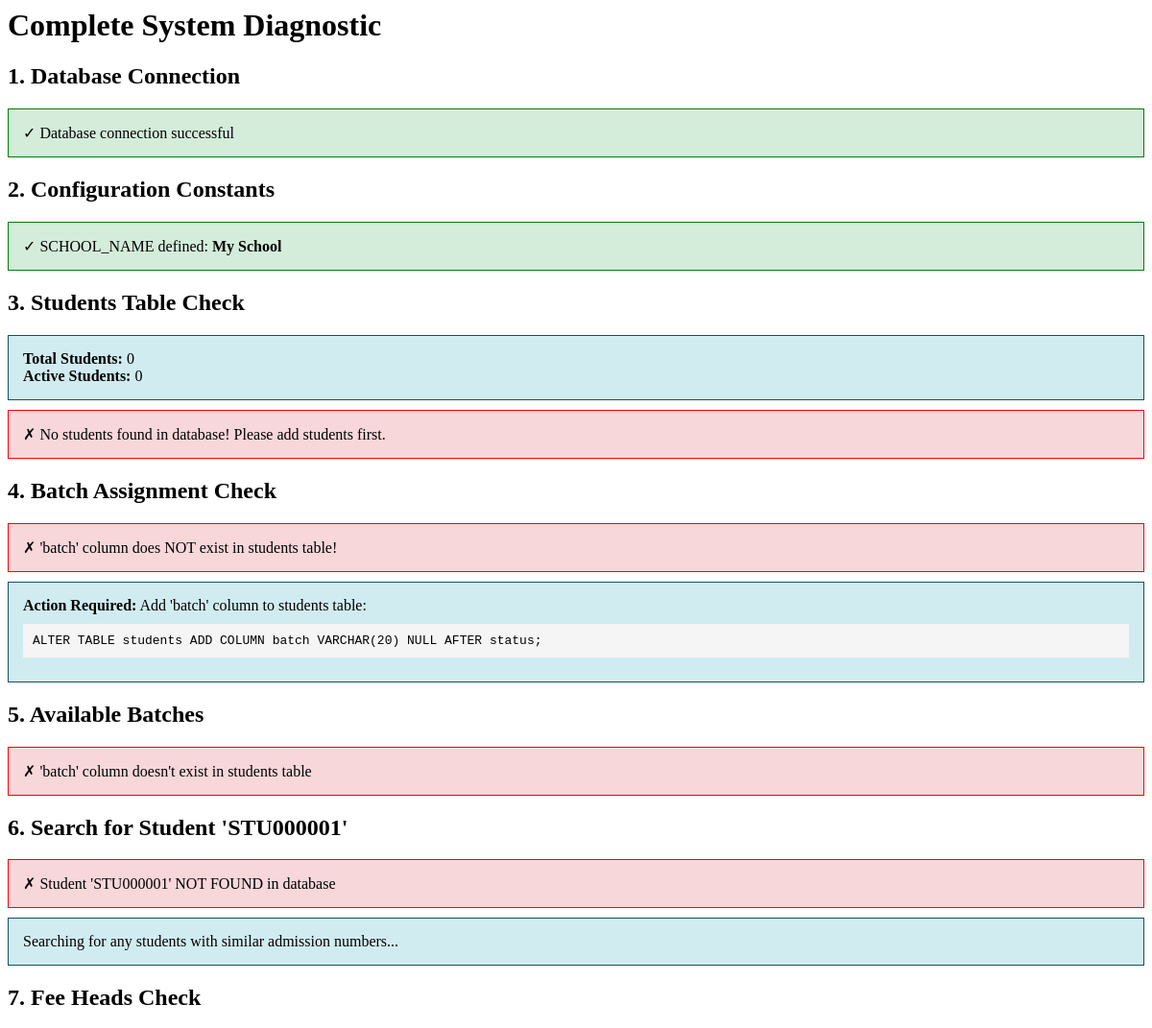
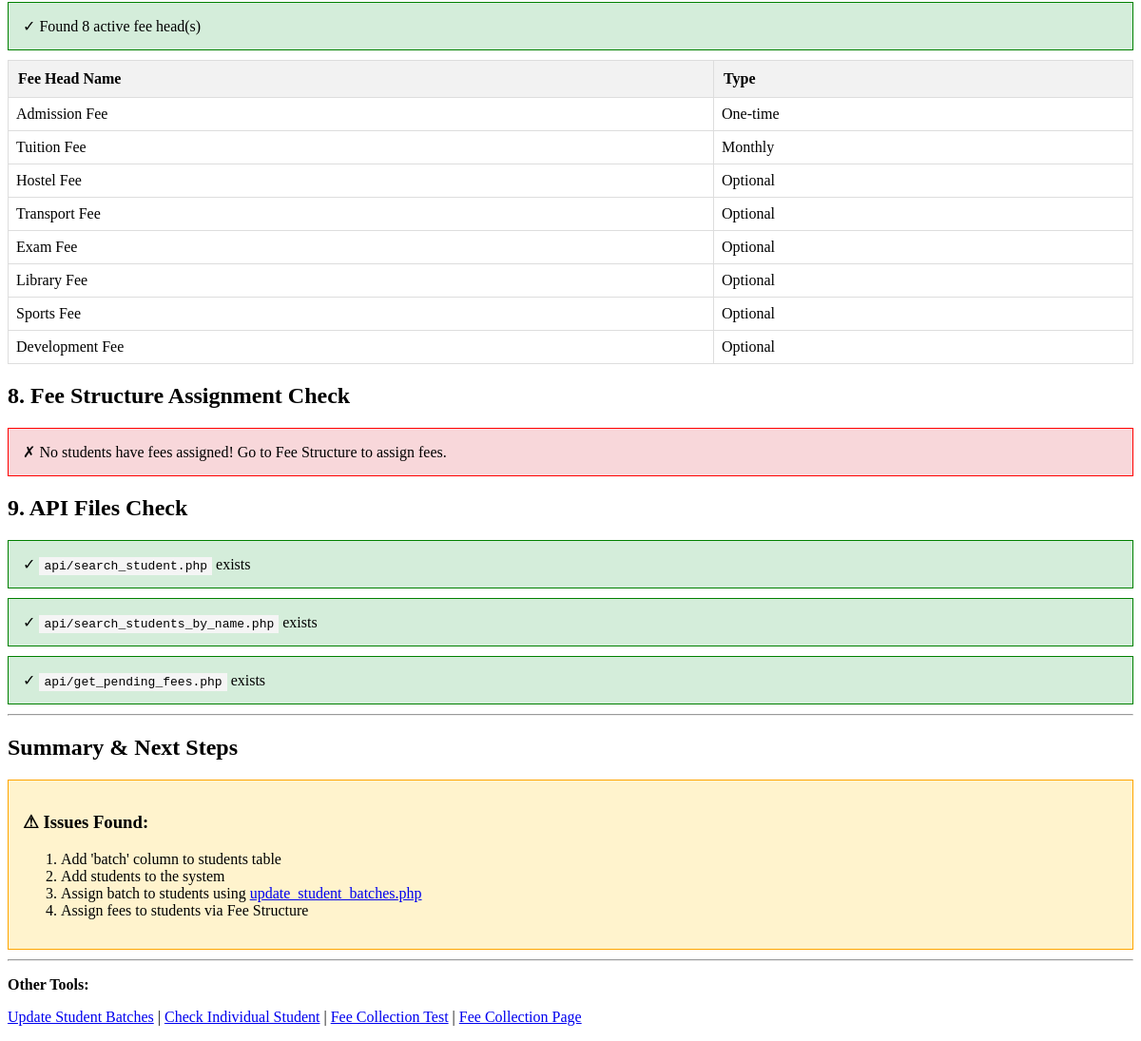
The app's page /full_diagnostic.php (signed in) with its own data (2 pictures, top to bottom).
### tables this page shows
CREATE TABLE `fee_heads` (
  `fee_head_id` int(11) NOT NULL AUTO_INCREMENT,
  `fee_head_name` varchar(100) NOT NULL,
  `fee_type` enum('One-time','Monthly','Optional') NOT NULL,
  `is_active` tinyint(1) NOT NULL DEFAULT 1,
  `display_order` int(11) DEFAULT 0,
  `created_at` timestamp NOT NULL DEFAULT CURRENT_TIMESTAMP,
  PRIMARY KEY (`fee_head_id`)
);

### full_diagnostic.php (the view, shortened to what this page needs)
<?php
require_once 'config/config.php';
echo "<h1>Complete System Diagnostic</h1>";
echo "<h2>1. Database Connection</h2>";
try {
    $conn = getDbConnection();
    if ($conn) {
        echo "<div class='success'>✓ Database connection successful</div>";
    }
} catch (Exception $e) {
    echo "<div class='error'>✗ Database connection failed: " . $e->getMessage() . "</div>";
    exit();
}
echo "<h2>2. Configuration Constants</h2>";
if (defined('SCHOOL_NAME')) {
    echo "<div class='success'>✓ SCHOOL_NAME defined: <strong>" . SCHOOL_NAME . "</strong></div>";
} else {
    echo "<div class='error'>✗ SCHOOL_NAME not defined in config.php</div>";
}
echo "<h2>3. Students Table Check</h2>";
try {
    $totalStudents = $conn->query("SELECT COUNT(*) as count FROM students")->fetch_assoc();
    $activeStudents = $conn->query("SELECT COUNT(*) as count FROM students WHERE status = 'Active'")->fetch_assoc();
    echo "<div class='info'>";
    echo "<strong>Total Students:</strong> " . $totalStudents['count'] . "<br>";
    echo "<strong>Active Students:</strong> " . $activeStudents['count'];
    echo "</div>";
    if ($totalStudents['count'] == 0) {
        echo "<div class='error'>✗ No students found in database! Please add students first.</div>";
    } else {
        echo "<div class='success'>✓ Students table has data</div>";
    }
} catch (Exception $e) {
    echo "<div class='error'>✗ Error querying students: " . $e->getMessage() . "</div>";
}
echo "<h2>4. Batch Assignment Check</h2>";
try {
    $columnsResult = $conn->query("SHOW COLUMNS FROM students LIKE 'batch'");
    if ($columnsResult && $columnsResult->num_rows > 0) {
        echo "<div class='success'>✓ 'batch' column exists in students table</div>";
        $query1 = $conn->query("SELECT COUNT(*) as count FROM students WHERE batch IS NOT NULL AND batch != ''");
        $query2 = $conn->query("SELECT COUNT(*) as count FROM students WHERE batch IS NULL OR batch = ''");
        if ($query1 && $query2) {
            $studentsWithBatch = $query1->fetch_assoc();
            $studentsWithoutBatch = $query2->fetch_assoc();
            echo "<div class='info'>";
            echo "<strong>Students WITH batch:</strong> " . $studentsWithBatch['count'] . "<br>";
            echo "<strong>Students WITHOUT batch:</strong> " . $studentsWithoutBatch['count'];
            echo "</div>";
            if ($studentsWithoutBatch['count'] > 0) {
                echo "<div class='warning'>⚠ " . $studentsWithoutBatch['count'] . " students need batch assignment</div>";
                echo "<div class='info'>";
                echo "<strong>Action Required:</strong><br>";
                echo "1. Visit <a href='update_student_batches.php' style='color: blue; text-decoration: underline;'>update_student_batches.php</a><br>";
                echo "2. Click the button to assign batch '2024-2025' to all students<br>";
                echo "3. Return here to re-run this diagnostic";
                echo "</div>";
            } else {
                echo "<div class='success'>✓ All students have batch assigned</div>";
            }
        } else {
            echo "<div class='error'>✗ Query failed: " . $conn->error . "</div>";
        }
    } else {
        echo "<div class='error'>✗ 'batch' column does NOT exist in students table!</div>";
        echo "<div class='info'>";
        echo "<strong>Action Required:</strong> Add 'batch' column to students table:<br>";
        echo "<code style='display: block; background: #f5f5f5; padding: 10px; margin: 10px 0;'>";
        echo "ALTER TABLE students ADD COLUMN batch VARCHAR(20) NULL AFTER status;";
        echo "</code>";
        echo "</div>";
    }
} catch (Exception $e) {
    echo "<div class='error'>✗ Error checking batches: " . $e->getMessage() . "</div>";
}
echo "<h2>5. Available Batches</h2>";
try {
    $columnsResult = $conn->query("SHOW COLUMNS FROM students LIKE 'batch'");
    if ($columnsResult && $columnsResult->num_rows > 0) {
        $batchesResult = $conn->query("SELECT DISTINCT batch FROM students WHERE batch IS NOT NULL AND batch != '' ORDER BY batch DESC");
        if ($batchesResult && $batchesResult->num_rows > 0) {
            echo "<div class='success'>";
            echo "✓ Found " . $batchesResult->num_rows . " batch(es):<br>";
            while ($row = $batchesResult->fetch_assoc()) {
                echo "- <strong>" . htmlspecialchars($row['batch']) . "</strong><br>";
            }
            echo "</div>";
        } else {
            echo "<div class='error'>✗ No batches found! Batch dropdown will be empty.</div>";
            echo "<div class='info'>Students need batch values assigned. Use <a href='update_student_batches.php'>update_student_batches.php</a></div>";
        }
    } else {
        echo "<div class='error'>✗ 'batch' column doesn't exist in students table</div>";
    }
} catch (Exception $e) {
    echo "<div class='error'>✗ Error: " . $e->getMessage() . "</div>";
}
echo "<h2>6. Search for Student 'STU000001'</h2>";
try {
    $stmt = $conn->prepare("SELECT * FROM students WHERE admission_no = ?");
    $admNo = 'STU000001';
    $stmt->bind_param('s', $admNo);
    $stmt->execute();
    $result = $stmt->get_result();
    $student = $result->fetch_assoc();
    if ($student) {
        echo "<div class='success'>";
        echo "✓ Student <strong>STU000001</strong> EXISTS!<br><br>";
        echo "<table>";
        echo "<tr><th>Field</th><th>Value</th></tr>";
        echo "<tr><td>Student ID</td><td>" . $student['student_id'] . "</td></tr>";
        echo "<tr><td>Admission No</td><td>" . htmlspecialchars($student['admission_no']) . "</td></tr>";
        echo "<tr><td>Name</td><td>" . htmlspecialchars($student['student_name']) . "</td></tr>";
        echo "<tr><td>Status</td><td><strong>" . htmlspecialchars($student['status']) . "</strong></td></tr>";
        echo "<tr><td>Batch</td><td>" . htmlspecialchars($student['batch'] ?? '<span style="color: red;">NULL</span>') . "</td></tr>";
        echo "<tr><td>Class ID</td><td>" . $student['class_id'] . "</td></tr>";
        echo "<tr><td>Section ID</td><td>" . $student['section_id'] . "</td></tr>";
        echo "</table>";
        echo "</div>";
        if ($student['status'] != 'Active') {
            echo "<div class='error'>✗ Student status is '" . $student['status'] . "' - must be 'Active' to appear in search!</div>";
        }
        if (empty($student['batch'])) {
            echo "<div class='warning'>⚠ Student has no batch assigned</div>";
        }
    } else {
        echo "<div class='error'>✗ Student 'STU000001' NOT FOUND in database</div>";
        echo "<div class='info'>Searching for any students with similar admission numbers...</div>";
    }
} catch (Exception $e) {
    echo "<div class='error'>✗ Error: " . $e->getMessage() . "</div>";
}
echo "<h2>7. Fee Heads Check</h2>";
try {
    $feeHeadsCount = $conn->query("SELECT COUNT(*) as count FROM fee_heads WHERE is_active = 1")->fetch_assoc();
    if ($feeHeadsCount['count'] > 0) {
        echo "<div class='success'>✓ Found " . $feeHeadsCount['count'] . " active fee head(s)</div>";
        $feeHeads = $conn->query("SELECT fee_head_name, fee_type FROM fee_heads WHERE is_active = 1");
        echo "<table>";
        echo "<tr><th>Fee Head Name</th><th>Type</th></tr>";
        while ($row = $feeHeads->fetch_assoc()) {
            echo "<tr>";
            echo "<td>" . htmlspecialchars($row['fee_head_name']) . "</td>";
            echo "<td>" . htmlspecialchars($row['fee_type']) . "</td>";
            echo "</tr>";
        }
        echo "</table>";
    } else {
        echo "<div class='error'>✗ No fee heads found! Create fee heads first.</div>";
    }
} catch (Exception $e) {
    echo "<div class='error'>✗ Error: " . $e->getMessage() . "</div>";
}
echo "<h2>8. Fee Structure Assignment Check</h2>";
try {
    $assignedCount = $conn->query("SELECT COUNT(DISTINCT student_id) as count FROM fee_structure WHERE is_active = 1")->fetch_assoc();
    if ($assignedCount['count'] > 0) {
        echo "<div class='success'>✓ " . $assignedCount['count'] . " student(s) have fees assigned</div>";
        $sample = $conn->query("
            SELECT s.admission_no, s.student_name, COUNT(fs.structure_id) as fee_count
            FROM students s
            JOIN fee_structure fs ON s.student_id = fs.student_id
            WHERE fs.is_active = 1
            GROUP BY s.student_id
            LIMIT 5
        ");
        if ($sample->num_rows > 0) {
            echo "<div class='info'><strong>Sample students with fees:</strong></div>";
            echo "<table>";
            echo "<tr><th>Admission No</th><th>Name</th><th>Fee Count</th></tr>";
            while ($row = $sample->fetch_assoc()) {
                echo "<tr>";
                echo "<td>" . htmlspecialchars($row['admission_no']) . "</td>";
                echo "<td>" . htmlspecialchars($row['student_name']) . "</td>";
                echo "<td>" . $row['fee_count'] . "</td>";
                echo "</tr>";
            }
            echo "</table>";
        }
    } else {
        echo "<div class='error'>✗ No students have fees assigned! Go to Fee Structure to assign fees.</div>";
    }
} catch (Exception $e) {
    echo "<div class='error'>✗ Error: " . $e->getMessage() . "</div>";
}
echo "<h2>9. API Files Check</h2>";
$apiFiles = [
    'api/search_student.php',
    'api/search_students_by_name.php',
    'api/get_pending_fees.php'
];
foreach ($apiFiles as $file) {
    if (file_exists($file)) {
        echo "<div class='success'>✓ <span class='code'>$file</span> exists</div>";
    } else {
        echo "<div class='error'>✗ <span class='code'>$file</span> missing!</div>";
    }
}
echo "<hr>";
echo "<h2>Summary & Next Steps</h2>";
$issues = [];
$result1 = $conn->query("SELECT COUNT(*) as count FROM students");
$totalStudents = ($result1 && $row = $result1->fetch_assoc()) ? $row['count'] : 0;
$result2 = $conn->query("SELECT COUNT(*) as count FROM students WHERE status = 'Active'");
$activeStudents = ($result2 && $row = $result2->fetch_assoc()) ? $row['count'] : 0;
$columnsResult = $conn->query("SHOW COLUMNS FROM students LIKE 'batch'");
if ($columnsResult && $columnsResult->num_rows > 0) {
    $result3 = $conn->query("SELECT COUNT(*) as count FROM students WHERE batch IS NOT NULL AND batch != ''");
    $studentsWithBatch = ($result3 && $row = $result3->fetch_assoc()) ? $row['count'] : 0;
} else {
    $studentsWithBatch = 0;
    $issues[] = "Add 'batch' column to students table";
}
$result4 = $conn->query("SELECT COUNT(*) as count FROM fee_heads WHERE is_active = 1");
$feeHeadsCount = ($result4 && $row = $result4->fetch_assoc()) ? $row['count'] : 0;
$result5 = $conn->query("SELECT COUNT(DISTINCT student_id) as count FROM fee_structure WHERE is_active = 1");
$assignedCount = ($result5 && $row = $result5->fetch_assoc()) ? $row['count'] : 0;
if ($totalStudents == 0) {
    $issues[] = "Add students to the system";
}
if ($studentsWithBatch == 0) {
    $issues[] = "Assign batch to students using <a href='update_student_batches.php'>update_student_batches.php</a>";
}
if ($assignedCount == 0) {
    $issues[] = "Assign fees to students via Fee Structure";
}
if (count($issues) > 0) {
    echo "<div class='warning'>";
    echo "<h3>⚠ Issues Found:</h3>";
    echo "<ol>";
    foreach ($issues as $issue) {
        echo "<li>" . $issue . "</li>";
    }
    echo "</ol>";
    echo "</div>";
}
echo "<hr>";
echo "<p><strong>Other Tools:</strong></p>";
echo "<p>";
echo "<a href='update_student_batches.php'>Update Student Batches</a> | ";
echo "<a href='check_student.php'>Check Individual Student</a> | ";
echo "<a href='test_fee_collection.php'>Fee Collection Test</a> | ";
echo "<a href='modules/fees/collect_complete.php'>Fee Collection Page</a>";
echo "</p>";
?>

### full_diagnostic.php (style rules this page uses)
.success { background: #d4edda; padding: 15px; border: 1px solid green; margin: 10px 0; }
.error { background: #f8d7da; padding: 15px; border: 1px solid red; margin: 10px 0; }
.warning { background: #fff3cd; padding: 15px; border: 1px solid orange; margin: 10px 0; }
.info { background: #d1ecf1; padding: 15px; border: 1px solid #0c5460; margin: 10px 0; }
table { border-collapse: collapse; width: 100%; margin: 10px 0; }
th { background: #f2f2f2; padding: 10px; text-align: left; border: 1px solid #ddd; }
td { padding: 8px; border: 1px solid #ddd; }
.code { background: #f5f5f5; padding: 2px 5px; font-family: monospace; }

### records on screen
fee_heads: fee_head_name "Admission Fee", fee_type "One-time"
fee_heads: fee_head_name "Tuition Fee", fee_type "Monthly"
fee_heads: fee_head_name "Hostel Fee", fee_type "Optional"
fee_heads: fee_head_name "Transport Fee", fee_type "Optional"
fee_heads: fee_head_name "Exam Fee", fee_type "Optional"
fee_heads: fee_head_name "Library Fee", fee_type "Optional"
fee_heads: fee_head_name "Sports Fee", fee_type "Optional"
fee_heads: fee_head_name "Development Fee", fee_type "Optional"

### other values on screen
SCHOOL_NAME "My School"
$totalStudents['count'] "0"
$activeStudents['count'] "0"
$feeHeadsCount['count'] "8"
$file "api/search_student.php"
$file "api/search_students_by_name.php"
$file "api/get_pending_fees.php"
$issue "Add 'batch' column to students table"
$issue "Add students to the system"
$issue "Assign fees to students via Fee Structure"
